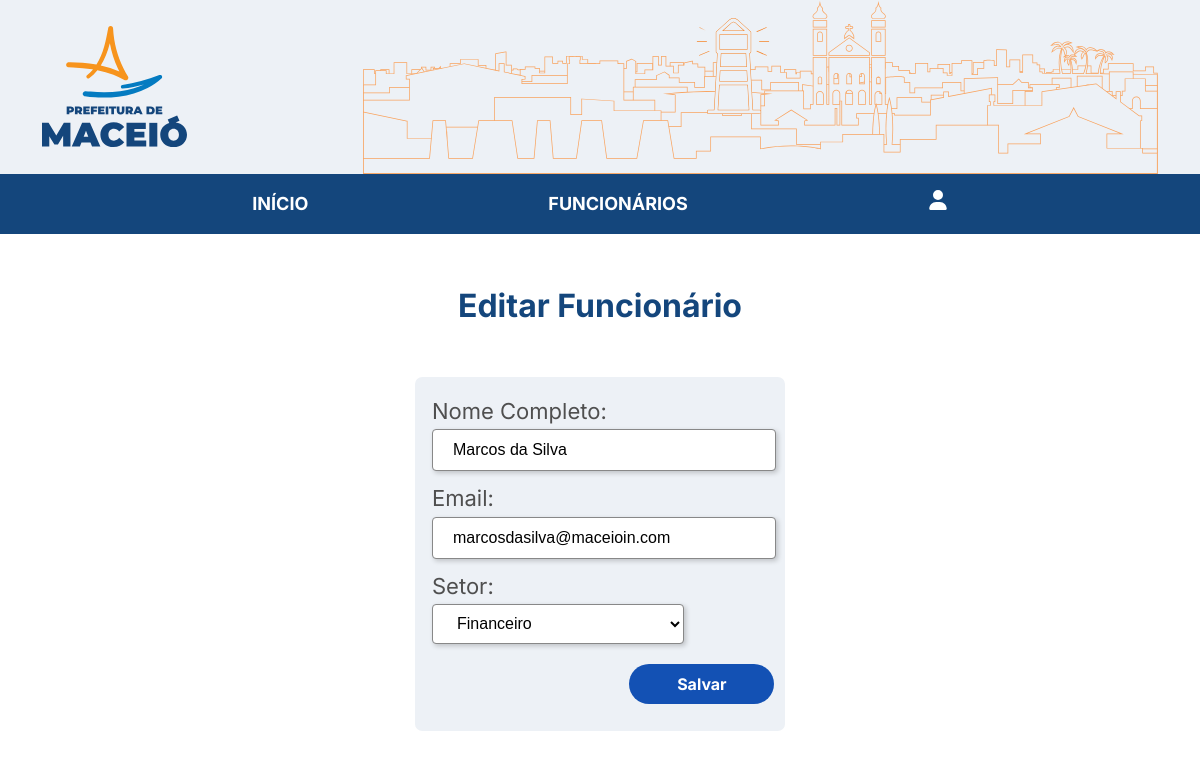
Screenshot of /editar/6 with the database file from the repository.
### core/models.py (models this page shows, shortened)
class Funcionario(models.Model):
    SETORES = [
        ('Contabilidade', 'Contabilidade'),
        ('Financeiro', 'Financeiro'),
        ('Atendimento', 'Atendimento'),
        ('Orçamento', 'Orçamento'),
        ('TI', 'TI')
    ]
    nome = models.CharField(max_length=255)
    email = models.EmailField(unique=True)
    setor = models.CharField(max_length=100, choices=SETORES)

### core/views.py (the view)
# urls.py: path('editar/<int:id>', editar, name="editar"),
def editar(request, id):
    funcionario = Funcionario.objects.get(id=id)
    return render(request, 'update_funcionario.html', {'funcionario' : funcionario})

### core/templates/update_funcionario.html (shortened to what this page needs)
{% load static %}
<!DOCTYPE html>
<html lang="pt-br">
<head>
    <link rel="stylesheet" href="{% static 'css/form.css' %}">
    <link rel="stylesheet" href="{% static 'css/inicio.css' %}">
</head>
<body>
    <header class="header">
        <div class="container">
            <img src="{% static 'assets/logo_prefeitura_de_maceio.svg' %}" alt="">
            <img src="{% static 'assets/maceio_topo.svg' %}" alt="">
        </div>
    </header>
    <nav class="navbar">
        <a class="navbar_text" href="{% url 'home' %}">INÍCIO</a>
        <a class="navbar_text" href="{% url 'listar' %}">FUNCIONÁRIOS</a>
        {% if user.is_authenticated %}
        <div class="navbar_text_user">
            <span class="navbar_text">Olá, {{ user.username }}</span>
            <a class="navbar_link_user" href="{% url 'logout' %}">Sair</a>
        </div>
        {% else %}
        <a class="navbar_text" href="{% url 'login' %}">
        </a>
        {% endif %}
    </nav>
    <main>
        <section class="funcionario_description">
            <h1>Editar Funcionário</h1>
        </section>
        <section class="section_form">
            <div class="container_form">
                <form action="{% url 'atualizar' funcionario.id %}" method="post">
                    <div class="form_input">
                        <label for="">Nome Completo:</label>
                        <br>
                        <input type="text" name="nome" value="{{ funcionario.nome }}">
                        <br>
                        <label for="">Email:</label>
                        <br>
                        <input type="email" name="email" value="{{ funcionario.email }}">
                        <br>
                        <label for="">Setor:</label>
                        <br>
                        <select name="setor" id="">
                            <option value="Financeiro" {% if funcionario.setor == "Financeiro" %}selected{% endif %}>Financeiro</option>
                        </select>
                    </div>
                    <div class="container_submit_button">
                        <button type="submit">Salvar</button>
                    </div>
                </form>
            </div>
        </section>
    </main>
</body>
</html>

### core/static/css/form.css (style rules this page uses)
.funcionario_description { margin: 1.5% 0; padding: 15px; text-align: center; }
.funcionario_description h1 { font-size: 32px; font-weight: bold; color: #14467C; }
.container_form { width: 100%; display: flex; flex-direction: column; align-items: center; }
form { width: 40%; padding: 2%; text-align: left; background: #EDF1F6; border-radius: 2%; }
input, select { margin-bottom: 10px; width: 90%; height: 40px; padding: 0 20px 0 20px; background: #FFFFFF 0 0 no-repeat padding-box; box-shadow: 2px 2px 5px rgba(0, 0, 0, 0.2); border: 1px solid #888888; border-radius: 4px; font-size: 16px; }
select { width: 75%; }
.container_submit_button { margin: 3% 0; padding-left: 40px; width: 90%; display: flex; justify-content: flex-end; }
button { width: 145px; height: 40px; font-family: "Inter", Helvetica, Arial, sans-serif; font-size: 16px; font-weight: bold; color: #FFFFFF; background: #1351B4; border: none; border-radius: 24px; }

### core/static/css/inicio.css (style rules this page uses)
body { box-sizing: border-box; margin: 0; display: flex; flex-direction: column; min-height: 100vh; font-family: "Inter", Helvetica, Arial, sans-serif; font-size: 22px; line-height: 1.6em; color: #4F4F4F; }
.header { background: #EDF1F6; }
.container { padding: 0 15px; display: flex; justify-content: center; gap: 15%; }
.navbar { height: 60px; display: flex; justify-content: center; align-items: center; gap: 20%; background-color: #14467C; }
.navbar_text { font-family: "Inter", Helvetica, Arial, sans-serif; font-weight: bold; font-size: 18px; color: #FFFFFF; text-decoration: none; list-style: none; }
main { min-height: 90vh; flex: 1; width: 70%; margin: 0 auto; }

### rows the page displays
Funcionario: nome "Marcos da Silva", email "marcosdasilva@maceioin.com", setor "Financeiro"
